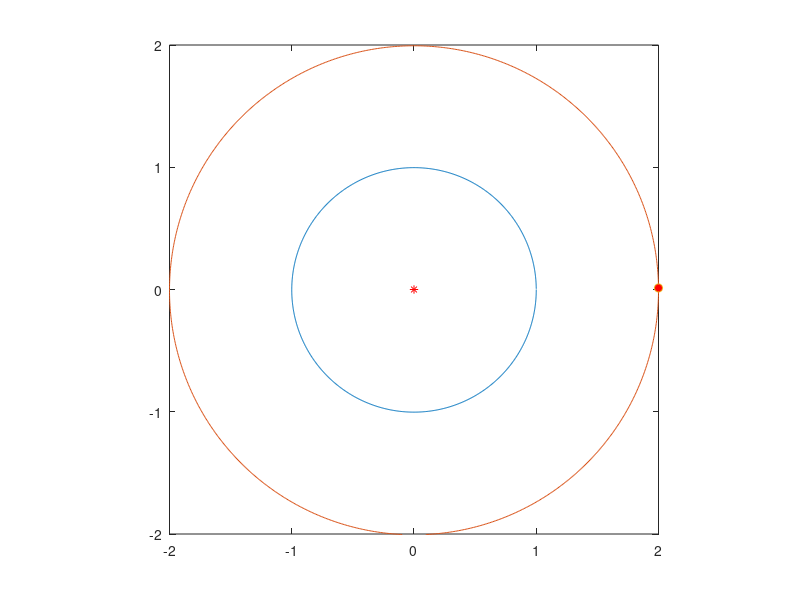
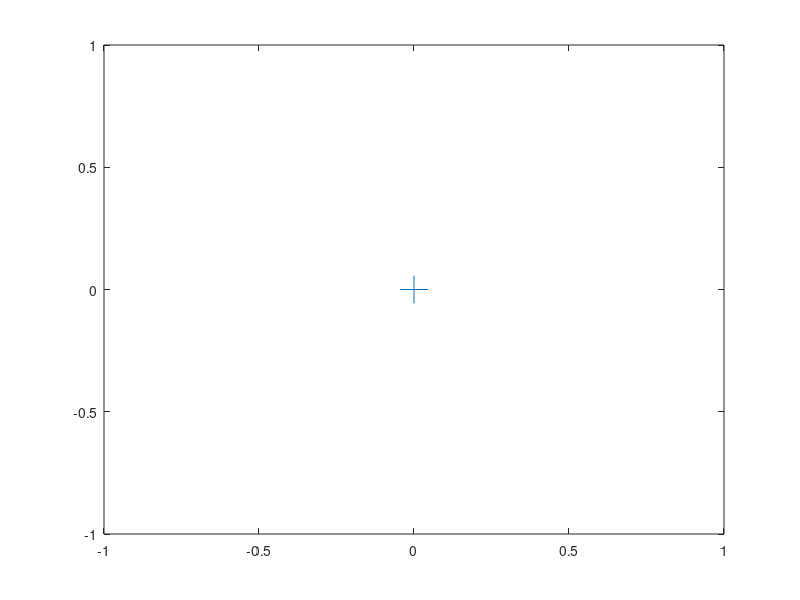
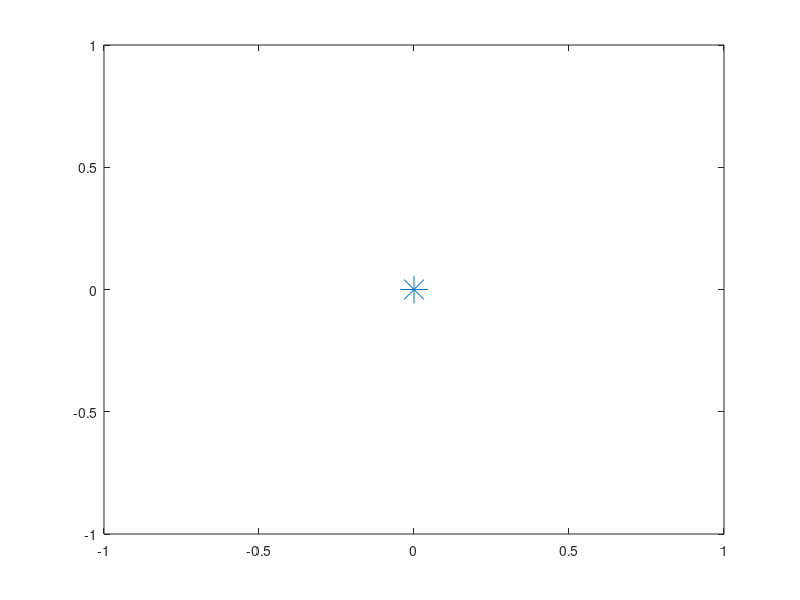

These figures' MATLAB source, in order: (Note: this script raises an error after producing the figures.)
clear

%Constants
G = 1;
M = 1;


%Variables
rad = 1;
t = 0.0;
tf = 2 * pi;
timeSteps = 1000;
dt = (2 * pi)/ timeSteps;

xsave = zeros(1, timeSteps);
ysave = zeros(1, timeSteps);

%ORBIT 1 ======================================================
x = rad;
y = 0;
u = 0;
v = sqrt((G*M)/rad);

for n = 1:timeSteps
   
    r = sqrt(x^2 + y^2);
    u = u - dt*G*M * x/r^3;
    v = v - dt*G*M * y/r^3;
    x = x + dt*u;
    y = y + dt*v;
    
    xsave(n) = x;
    ysave(n) = y;
    %plot(x,y, '-b',xsave(n),ysave(n))
    
    
    %axis equal
    %axis ([-2, 2, -2, 2])
    %drawnow
    
end
figure1 = figure(1);

plot(0,0, 'r*',xsave,ysave)
axis equal
axis([-2, 2, -2, 2])
hold on;

%ORBIT 2 ========================================================

x = 2 * rad;
y = 0;
u = 0;
v = sqrt((G*M)/(2 * rad));
dt = (5.673 * pi)/ timeSteps;

xsave1 = zeros(1, timeSteps);
ysave1 = zeros(1, timeSteps);
for n = 1:timeSteps
   
    r = sqrt(x^2 + y^2);
    u = u - dt*G*M * x/r^3;
    v = v - dt*G*M * y/r^3;
    x = x + dt*u;
    y = y + dt*v;
    
    xsave1(n) = x;
    ysave1(n) = y;
    
    
end
plot(xsave1, ysave1)   %outer trail
outer = plot(xsave1(1),ysave1(1), '-o','MarkerFaceColor','red');    %outer satellite
figure2 = figure(2);
velocity = plot(0, 0,'-+','MarkerSize',20);
figure3 = figure(3);
acceleration = plot(0,0,'-*','MarkerSize',20);
figure(1);

%TRANSFER ORBIT =================================================
x = -rad;
y = 0;
u = 0;
dt = periodTrans([1, 2], G, M) / timeSteps;
v = -(sqrt((G*M)/rad) + (sqrt(4/3)-1));



usave = zeros(1,timeSteps); %velocity
vsave = zeros(1,timeSteps);
axsave = zeros(1,timeSteps);    %acceleration
aysave = zeros(1,timeSteps);

for n = 1:timeSteps
   
    r = sqrt(x^2 + y^2);
    
    ax = - dt*G*M * x/r^3;
    ay = - dt*G*M * y/r^3;
    u = u + ax;
    v = v + ay;
    x = x + dt*u;
    y = y + dt*v;
    
    xsave(n) = x;
    ysave(n) = y;
    usave(n) = u;
    vsave(n) = v;
    axsave(n) = ax;
    aysave(n) = ay;
    
end
%plot(xsave,ysave)

p = plot(x(1),y(1),'-o','MarkerFaceColor','red');
hold on
trail = plot(x(1), y(1), 'blue');


for k = (2:length(xsave))
    if mod(k,4) == 0
        figure(1);
        p.XData = xsave(k);
        p.YData = ysave(k);
        trail.XData = xsave(1:k);
        trail.YData = ysave(1:k);
        outer.XData = xsave1(k);
        outer.YData = ysave1(k);
        
       
        figure(2);
        
        velocity.XData = usave(k);
        velocity.YData = vsave(k);
        velocity.YData = usave(k);
        velocity.XData = vsave(k);
        axis([-2,2,-2,2]);
        %legend("velocity")
        
        figure(3);
        
        acceleration.XData = axsave(k);
        acceleration.YData = aysave(k);
        axis([-0.01,0.01,-0.01, 0.01]);
        %legend("acceleration")
        drawnow
    end
end

figure(2);
plot(usave, vsave);
axis([-2,2,-2,2]);
legend("velocity");
figure(3);
plot(axsave, aysave);
axis([-0.01,0.01,-0.01, 0.01]);
legend("acceleration");


time = linspace(0, 2*pi, timeSteps);
figure4 = figure(4);
plot(time,usave);
legend("x velocity");

figure5 = figure(5);
plot(time,vsave);
legend("y velocity");

figure6 = figure(6);
plot(time,axsave);
legend("x acceleration");

figure7 = figure(7);
plot(time, aysave);
legend("y acceleration");

%{
x = rad;
y = 0;
u = 0;
dt = (pi * (3/2)^(3/2)) / 100;
v = sqrt((G*M)/rad) + (sqrt(4/3)-1);
for n = 1:100
   
    r = sqrt(x^2 + y^2);
    u = u - dt*G*M * x/r^3;
    v = v - dt*G*M * y/r^3;
    x = x + dt*u;
    y = y + dt*v;
    
    xsave(n) = x;
    ysave(n) = y;
    
    
    scatter(xsave(n),ysave(n))
    drawnow
    
end
%}